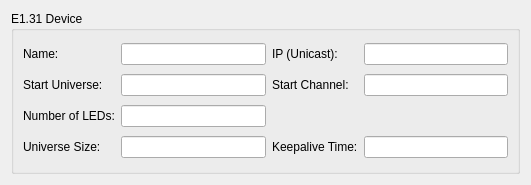
<?xml version="1.0" encoding="UTF-8"?>
<ui version="4.0">
 <class>E131SettingsEntry</class>
 <widget class="QWidget" name="E131SettingsEntry">
  <property name="geometry">
   <rect>
    <x>0</x>
    <y>0</y>
    <width>531</width>
    <height>185</height>
   </rect>
  </property>
  <property name="sizePolicy">
   <sizepolicy hsizetype="Expanding" vsizetype="Expanding">
    <horstretch>0</horstretch>
    <verstretch>0</verstretch>
   </sizepolicy>
  </property>
  <property name="windowTitle">
   <string notr="true">E.131 Settings Entry</string>
  </property>
  <layout class="QGridLayout" name="gridLayout">
   <item row="1" column="0" colspan="2">
    <widget class="QGroupBox" name="groupBox">
     <property name="title">
      <string>E1.31 Device</string>
     </property>
     <layout class="QGridLayout" name="gridLayout_2">
      <item row="6" column="4">
       <widget class="QLabel" name="KeepaliveTimeLabel">
        <property name="text">
         <string>Keepalive Time:</string>
        </property>
       </widget>
      </item>
      <item row="1" column="0">
       <widget class="QLabel" name="NameLabel">
        <property name="text">
         <string>Name:</string>
        </property>
       </widget>
      </item>
      <item row="6" column="3">
       <widget class="QLineEdit" name="UniverseSizeEdit"/>
      </item>
      <item row="1" column="3">
       <widget class="QLineEdit" name="NameEdit"/>
      </item>
      <item row="2" column="5">
       <widget class="QLineEdit" name="StartChannelEdit"/>
      </item>
      <item row="2" column="4">
       <widget class="QLabel" name="StartChannelLabel">
        <property name="text">
         <string>Start Channel:</string>
        </property>
       </widget>
      </item>
      <item row="2" column="3">
       <widget class="QLineEdit" name="StartUniverseEdit"/>
      </item>
      <item row="1" column="4">
       <widget class="QLabel" name="IPLabel">
        <property name="text">
         <string>IP (Unicast):</string>
        </property>
       </widget>
      </item>
      <item row="6" column="0">
       <widget class="QLabel" name="UniverseSizeLabel">
        <property name="text">
         <string>Universe Size:</string>
        </property>
       </widget>
      </item>
      <item row="5" column="0">
       <widget class="QLabel" name="NumLEDsLabel">
        <property name="text">
         <string>Number of LEDs:</string>
        </property>
       </widget>
      </item>
      <item row="6" column="5">
       <widget class="QLineEdit" name="KeepaliveTimeEdit"/>
      </item>
      <item row="1" column="5">
       <widget class="QLineEdit" name="IPEdit"/>
      </item>
      <item row="2" column="0">
       <widget class="QLabel" name="StartUniverseLabel">
        <property name="text">
         <string>Start Universe:</string>
        </property>
       </widget>
      </item>
      <item row="5" column="3">
       <widget class="QLineEdit" name="NumLEDsEdit"/>
      </item>
     </layout>
    </widget>
   </item>
  </layout>
 </widget>
 <tabstops>
  <tabstop>NameEdit</tabstop>
  <tabstop>IPEdit</tabstop>
  <tabstop>StartUniverseEdit</tabstop>
  <tabstop>StartChannelEdit</tabstop>
  <tabstop>NumLEDsEdit</tabstop>
  <tabstop>UniverseSizeEdit</tabstop>
  <tabstop>KeepaliveTimeEdit</tabstop>
 </tabstops>
 <resources/>
 <connections/>
</ui>
